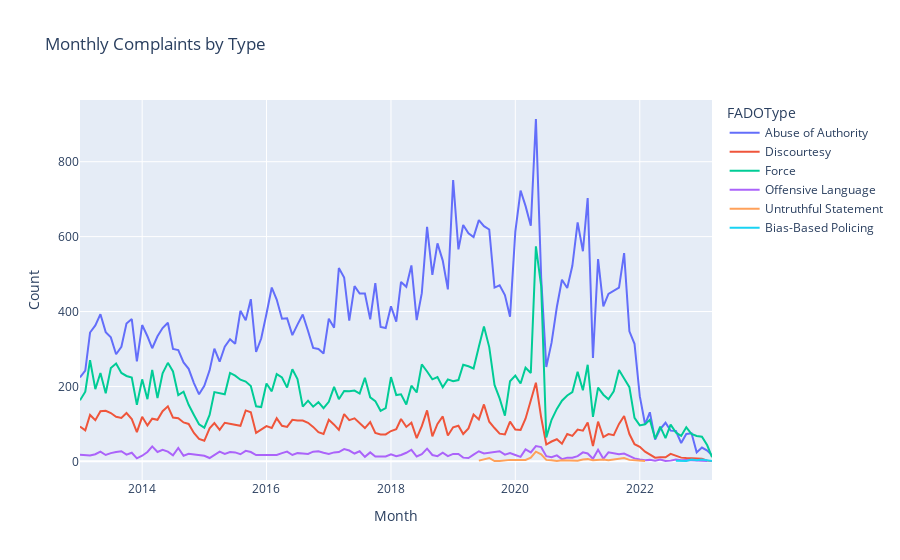

The notebook cell saved with this chart:
### Markdown cell above
Using that, I'll try plotting it again showing lines for each type of complaints.

### Code cell
fig3 = px.line(
    monthly_complaints_bytype,
    x="Month",
    y="Count",
    color="FADOType",  
    title="Monthly Complaints by Type"
)

fig3.show()
